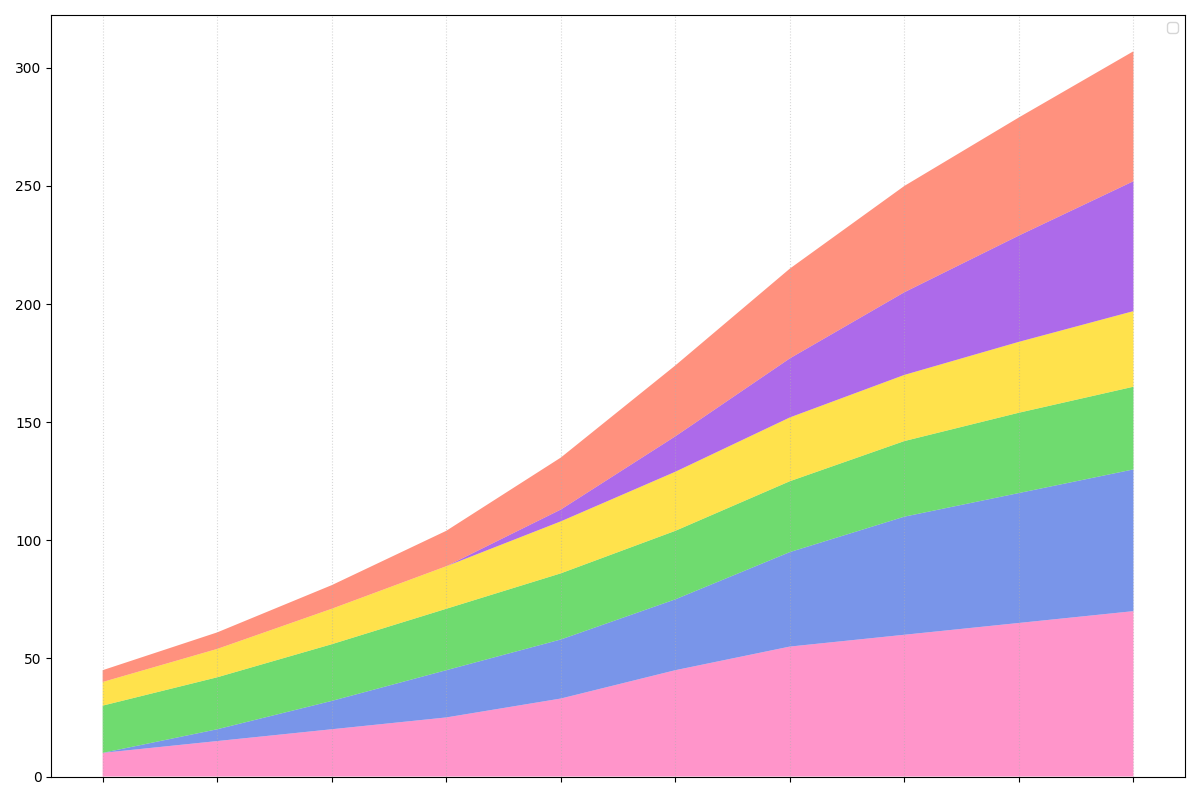

Recreate this plot in Python.
import matplotlib.pyplot as plt
import numpy as np

years = np.arange(2011, 2021)
instagram = np.array([10, 15, 20, 25, 33, 45, 55, 60, 65, 70])
snapchat = np.array([0, 5, 12, 20, 25, 30, 40, 50, 55, 60])
facebook = np.array([20, 22, 24, 26, 28, 29, 30, 32, 34, 35])
twitter = np.array([10, 12, 15, 18, 22, 25, 27, 28, 30, 32])
tiktok = np.array([0, 0, 0, 0, 5, 15, 25, 35, 45, 55])
youtube = np.array([5, 7, 10, 15, 22, 30, 38, 45, 50, 55])

data = np.vstack([instagram, snapchat, facebook, twitter, tiktok, youtube])

fig, ax = plt.subplots(figsize=(12, 8))

ax.stackplot(years, data, colors=['#FF69B4', '#4169E1', '#32CD32', '#FFD700', '#8A2BE2', '#FF6347'], alpha=0.7)

ax.set_xticks(years)
ax.set_xticklabels([], rotation=30)  # Remove the labels but keep the ticks for guidance

ax.grid(axis='x', linestyle=':', alpha=0.5)
ax.legend([], loc='upper right')  # Removing the legend labels

plt.tight_layout()
plt.show()
